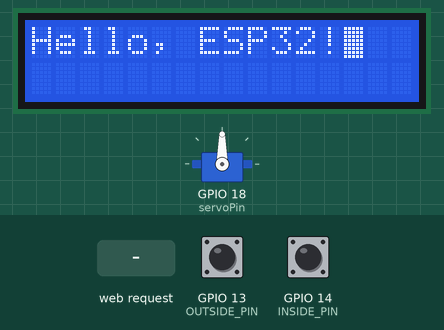
Bench run of a sketch on a simulated ESP32. Shown: servo, 16×2 character LCD. The test bench sets the inputs (shaded band); at power-on: GPIO 13 (OUTSIDE_PIN) HIGH, GPIO 14 (INSIDE_PIN) HIGH. WiFi joins after 1.5 s; servers stay silent unless stated; what the sketch prints to the serial monitor is not drawn.

Above: at 6.2 s.
6.3 s: GPIO 13 (OUTSIDE_PIN) pulled LOW for 0.15 s
At 7.7 s:
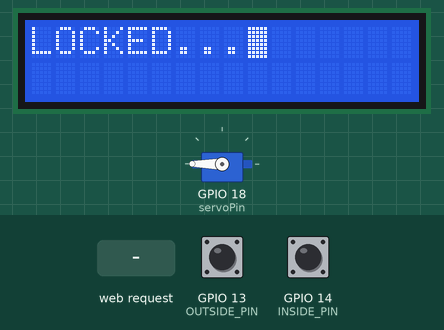
8.0 s: GPIO 14 (INSIDE_PIN) pulled LOW for 0.15 s
At 9.3 s:
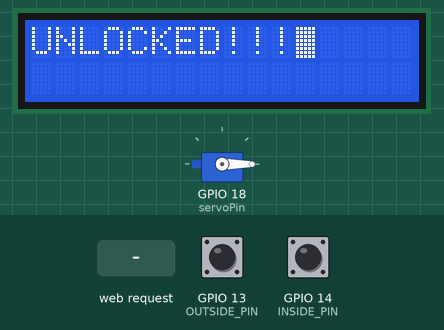
9.7 s: HTTP request GET /lock received
At 9.71 s:
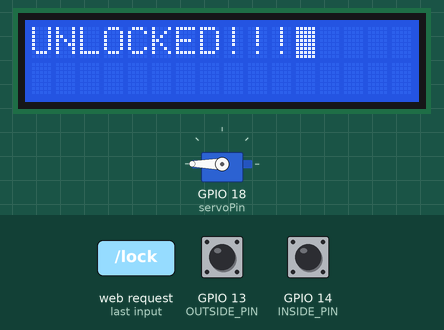
11.2 s: HTTP request GET /unlock received
At 11.21 s:
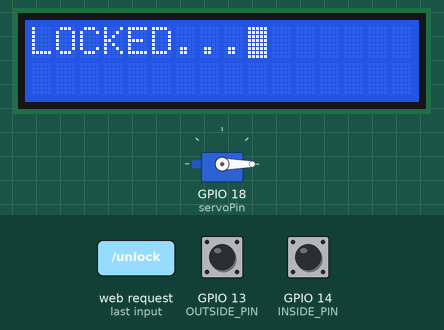
12.7 s: GPIO 13 (OUTSIDE_PIN) pulled LOW for 1 s
At 14.0 s:
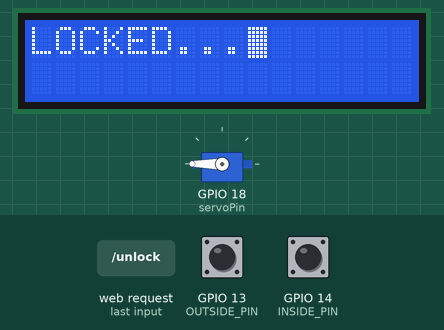
15.2 s: GPIO 14 (INSIDE_PIN) pulled LOW for 1 s
At 16.0 s:
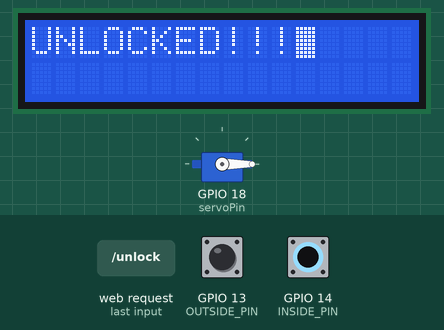
Timing chart, 0 to 18.2 s (numbered marks = the images above; inputs shaded):
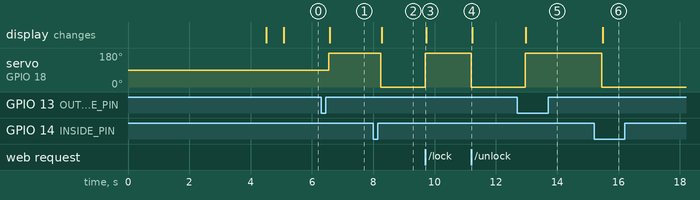

The sketch:

LockController.ino
```cpp
#include <WiFi.h>
#include <WiFiClient.h>
#include <WebServer.h>
#include <ESPmDNS.h>
#include <Wire.h>
#include <hd44780.h>
#include <hd44780ioClass/hd44780_I2Cexp.h>

#include <ESP32Servo.h>
#define LOCKED 1
#define UNLOCKED 0

Servo myservo;  // create servo object to control a servo
// 16 servo objects can be created on the ESP32

// Recommended PWM GPIO pins on the ESP32 include 2,4,12-19,21-23,25-27,32-33
// Possible PWM GPIO pins on the ESP32-S2: 0(used by on-board button),1-17,18(used by on-board LED),19-21,26,33-42
// Possible PWM GPIO pins on the ESP32-S3: 0(used by on-board button),1-21,35-45,47,48(used by on-board LED)
// Possible PWM GPIO pins on the ESP32-C3: 0(used by on-board button),1-7,8(used by on-board LED),9-10,18-21
#if defined(CONFIG_IDF_TARGET_ESP32S2) || defined(CONFIG_IDF_TARGET_ESP32S3)
int servoPin = 17;
#elif defined(CONFIG_IDF_TARGET_ESP32C3)
int servoPin = 7;
#else
int servoPin = 18;
#endif

#define OUTSIDE_PIN 13
#define INSIDE_PIN 14
//#define LED_LOCK 5
//#define LED_UNLOCK 23

int count = 0;
byte state = LOCKED;
volatile bool pressed_outside = false;
volatile bool pressed_inside = false;

// Your Wi-Fi credentials
const char* ssid = "sam_zhang";
const char* password = "aaabbb1234";

WebServer server(80);

hd44780_I2Cexp lcd;  // Declare lcd object: auto-locates address

void setup_lcd() {

  int status = lcd.begin(16, 2);  // Adjust to 20,4 if using a 20x4 display
  delay(500);
  if (status) {                   // Check if initialization was successful
    Serial.println("LCD initialization failed");
    return;
  }
  lcd.backlight();

  lcd.setCursor(0, 0);
  lcd.cursor();    // Display the cursor
  lcd.blink();     // Set cursor to blink
  lcd.print("Hello, ESP32!");
}

void IRAM_ATTR isr_out() {
  pressed_outside = true;

}

void IRAM_ATTR isr_in() {
  pressed_inside = true;

}

void handleNotFound() {
  String message = "File Not Found\n\n";
  message += "URI: ";
  message += server.uri();
  message += "\nMethod: ";
  message += (server.method() == HTTP_GET) ? "GET" : "POST";
  message += "\nArguments: ";
  message += server.args();
  message += "\n";
  for (uint8_t i = 0; i < server.args(); i++) {
    message += " " + server.argName(i) + ": " + server.arg(i) + "\n";
  }
  server.send(404, "text/plain", message);
}

void turnServo(int pos){
  myservo.write(pos);      // tell servo to go to position in variable 'pos'
  delay(15);               // waits 15ms for the servo to reach the position
}

int lockDoor() {
  Serial.println("Locking the door...");
  turnServo(180);
  state = LOCKED;
  lcd.clear();
  lcd.setCursor(0, 0);
  lcd.print("LOCKED...");
  //digitalWrite(LED_UNLOCK, LOW);
  //digitalWrite(LED_LOCK, HIGH);
  pressed_outside = false;
  pressed_inside = false;
  return 0;
}

int unlockDoor() {
  Serial.println("Unlocking the door...");
  turnServo(0);
  state = UNLOCKED;
  //digitalWrite(LED_LOCK, LOW);
  //digitalWrite(LED_UNLOCK, HIGH);
  lcd.clear();
  lcd.setCursor(0, 0);
  lcd.print("UNLOCKED!!!");
  pressed_outside = false;
  pressed_inside = false;
  return 0;
}

void setupServo(){
	// Allow allocation of all timers
	ESP32PWM::allocateTimer(0);
	ESP32PWM::allocateTimer(1);
	ESP32PWM::allocateTimer(2);
	ESP32PWM::allocateTimer(3);
	myservo.setPeriodHertz(50);    // standard 50 hz servo
	myservo.attach(servoPin, 1000, 2000); // attaches the servo on pin 18 to the servo object
	// using default min/max of 1000us and 2000us
	// different servos may require different min/max settings
	// for an accurate 0 to 180 sweep
}

esp_err_t init_wifi(const char* hostname = "esp32", int maxRetries = 20) {
  WiFi.begin(ssid, password);
  Serial.println("Starting WiFi");

  int retryCount = 0;

  while (WiFi.status() != WL_CONNECTED) {
    delay(500);
    Serial.print(".");
    retryCount++;

    if (retryCount >= maxRetries) {
      Serial.println("\nWiFi connection failed. Restarting ESP...");
      return ESP_FAIL;
    }
  }

  Serial.println("\nWiFi connected");

  // Start mDNS
  if (!MDNS.begin(hostname)) {
    Serial.println("Error starting mDNS");
    return ESP_FAIL;
  }
  Serial.print("mDNS responder started with hostname: ");
  Serial.println(hostname);

  return ESP_OK;
}

void startServer(){
  server.onNotFound(handleNotFound);

  server.on("/", HTTP_GET, [](){
    server.send(200, "text/plain", "Hello World!");
  });

  server.on("/lock", HTTP_GET, [](){
    Serial.println("Lock request received");
    int status = lockDoor();
    server.send(200, "text/plain", "Door Locked");
  });

  server.on("/unlock", HTTP_GET, [](){
    Serial.println("Unlock request received");
    int status = unlockDoor();
    server.send(200, "text/plain", "Door Unlocked");
  });

  server.begin();
  Serial.println("HTTP server started");
}

void setup() {
  Serial.begin(115200);
  delay(1000);

  setupServo();
  delay(1000);

  if (init_wifi("lockController") == ESP_FAIL){
    ESP.restart();
  };

  delay(1000);
  startServer();

  setup_lcd();


  //setup the LEDS
  //pinMode(LED_LOCK, OUTPUT);
  //pinMode(LED_UNLOCK, OUTPUT);

  //set up the outside pin
  pinMode(OUTSIDE_PIN, INPUT_PULLUP);
  attachInterrupt(OUTSIDE_PIN, isr_out, FALLING);

  //set up the inside pin
  pinMode(INSIDE_PIN, INPUT_PULLUP);
  attachInterrupt(INSIDE_PIN, isr_in, FALLING);


  //digitalWrite(LED_UNLOCK, LOW);
  //digitalWrite(LED_LOCK, HIGH);
}

void loop() {
  server.handleClient();
  delay(2);

  if(pressed_outside) {
    delay(250);
    lockDoor();
  } else if(pressed_inside) {
    delay(250);
    if(state==LOCKED) {
      unlockDoor();
    } else {
      lockDoor();
    }
  }
}
```

Measured:
- after the input at 6.3 s, servo on GPIO 18 (servoPin): 90° → 180° after 0.25 s; the display: changes after 0.28 s (image 1)
- after the input at 8.0 s, servo on GPIO 18 (servoPin): 180° → 0° after 0.25 s; the display: changes after 0.28 s (image 2)
- after the input at 9.7 s, servo on GPIO 18 (servoPin): 0° → 180° at once
- after the input at 11.2 s, servo on GPIO 18 (servoPin): 180° → 0° at once
- after the input at 12.7 s, servo on GPIO 18 (servoPin): 0° → 180° after 0.25 s; the display: changes after 0.28 s (image 5)
- after the input at 15.2 s, servo on GPIO 18 (servoPin): 180° → 0° after 0.25 s; the display: changes after 0.28 s (image 6)
